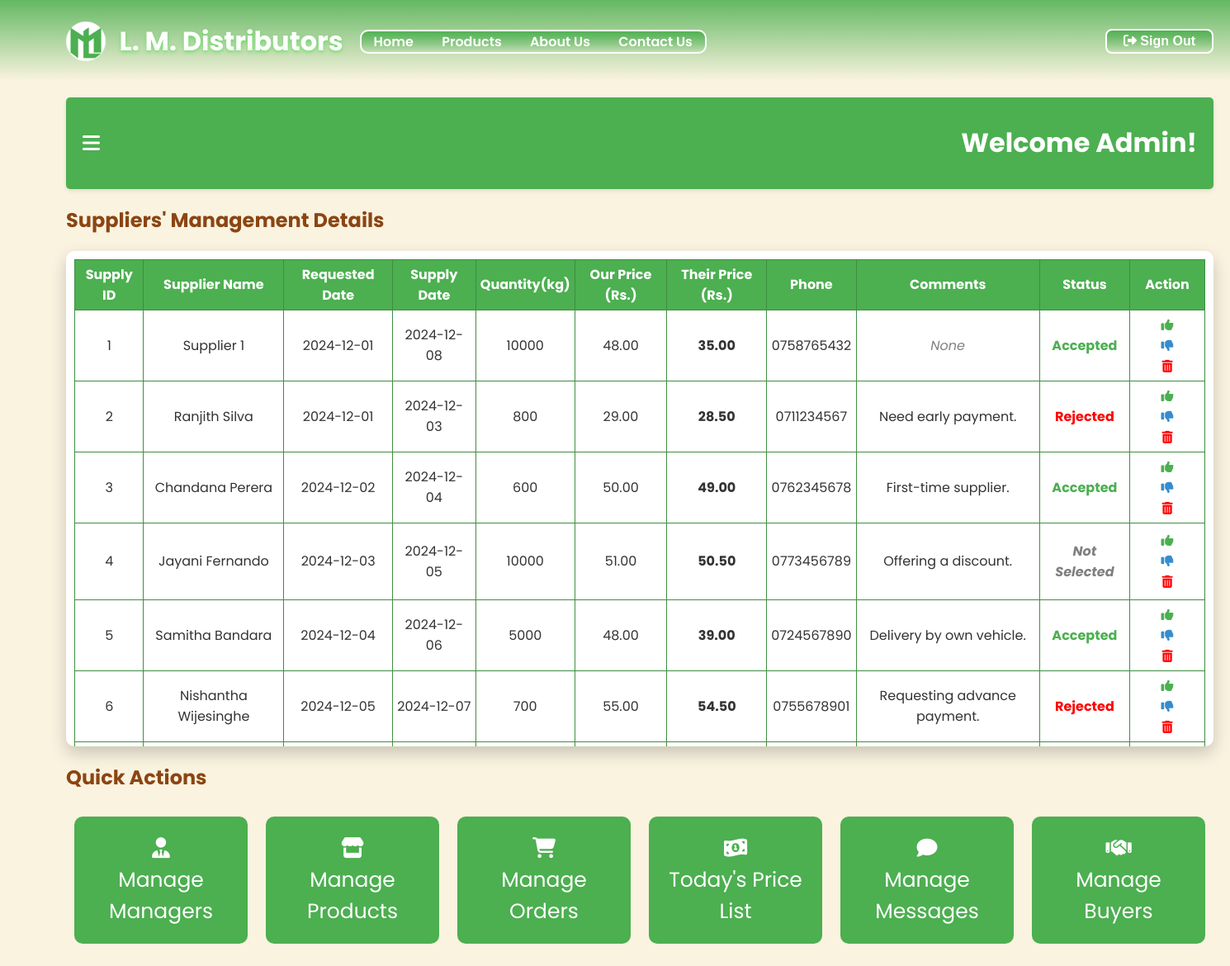
The page /supplyManagement.php (signed in) on the database as committed earlier.
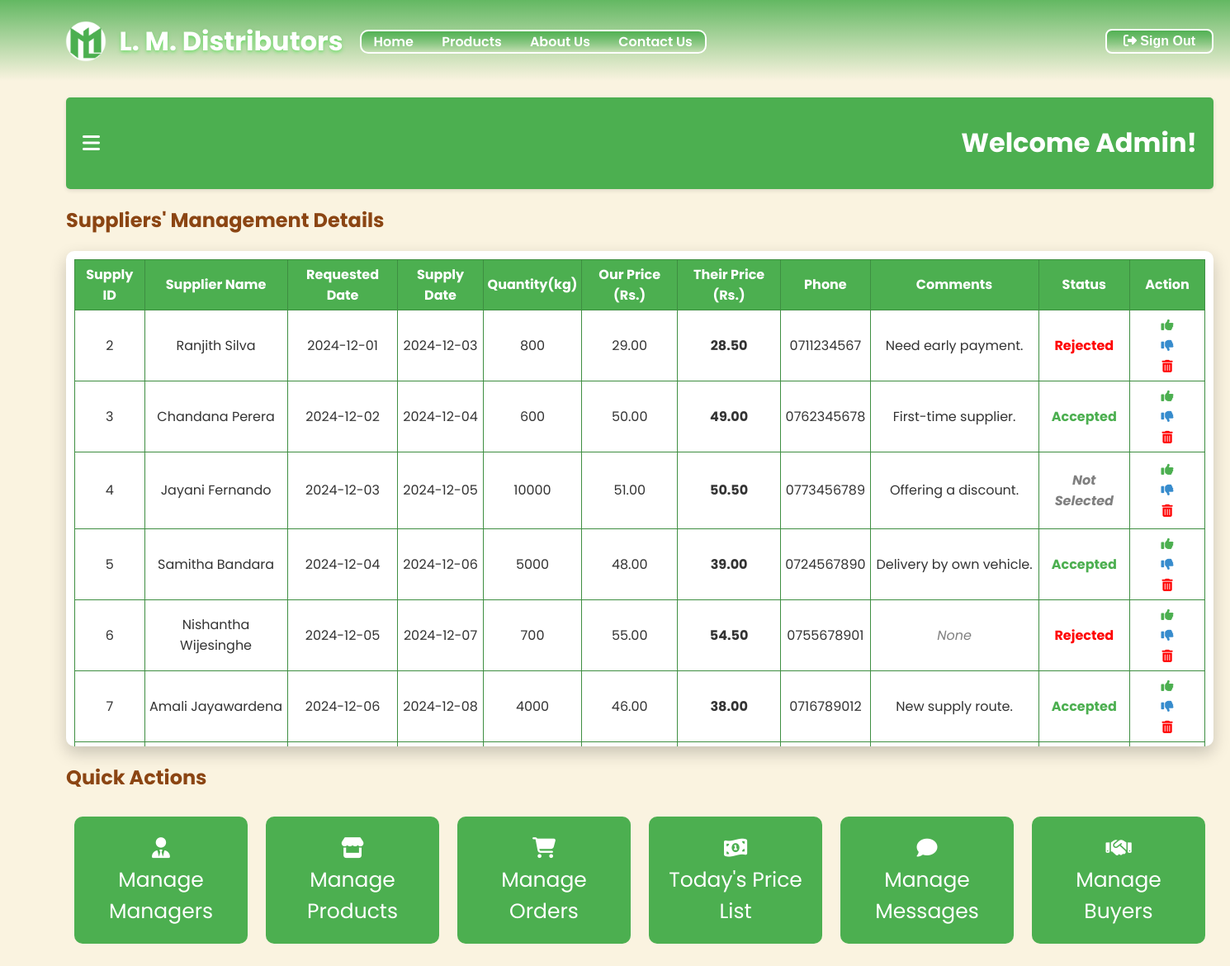
The same page on the database as committed later.
### tables this page shows
CREATE TABLE `supplier` (
  `supplyID` int(11) NOT NULL,
  `name` varchar(255) NOT NULL,
  `reqDate` date NOT NULL,
  `supplyDate` date NOT NULL,
  `quantity` int(11) NOT NULL,
  `ourPrice` decimal(10,2) DEFAULT NULL,
  `theirPrice` decimal(10,2) NOT NULL,
  `phone` varchar(15) NOT NULL,
  `comments` text DEFAULT NULL,
  `status` enum('Not Selected','Accepted','Rejected') NOT NULL
);

### supplyManagement.php (the view, shortened to what this page needs)
<?php
    include_once 'config.php';
    if(!isset($_SESSION['user_fName'])) {
        header('Location: login.php');
        exit();
    }
    else {
        $dob = $_SESSION['user_dob'];
        $today = date('m-d');
        $birthday = date('m-d', strtotime($dob));
        if($birthday == $today) {
            $greeting = "Happy birthday ".htmlspecialchars($_SESSION['user_fName'])."!";
        }
        else {
            $greeting = "Welcome ".htmlspecialchars($_SESSION['user_fName'])."!";
        }
    }
    $query = "SELECT * FROM supplier";
    $result = mysqli_query($conn, $query);
?>
<!DOCTYPE html>
<html lang="en">
<head>
    <link rel="stylesheet" href="./css/supplyManagement.css">
    <link rel="stylesheet" href="https://cdnjs.cloudflare.com/ajax/libs/font-awesome/6.0.0-beta3/css/all.min.css">
</head>
<body>
    <?php include 'header.php'; ?>
    <div class="container">
        <div class="main-content">
            <div class="topbar">
                <i class="fas fa-bars" id="toggle-sidebar" title="Open Dashboard"></i>
                <h1><?php echo $greeting; ?></h1>
            </div>
            <h2 class="displaySuppliersH2">Suppliers' Management Details</h2>
            <center>
            <div class="displaySuppliers">
                <div class="custom-scroll">
                    <div class="content" id="scrollable-content">
                        <table class="listTable" border="1px">
                            <tr>
                                <th class="supplyID">Supply ID</th>
                                <th class="supplierName">Supplier Name</th>
                                <th class="reqDate">Requested Date</th>
                                <th class="supplyDate">Supply Date</th>
                                <th class="supplyQuantity">Quantity(kg)</th>
                                <th class="ourPrice">Our Price (Rs.)</th>
                                <th class="theirPrice">Their Price (Rs.)</th>
                                <th class="Phone">Phone</th>
                                <th class="comments">Comments</th>
                                <th class="tStatus">Status</th>
                                <th class="tAction">Action</th>
                            </tr>
                            <?php while($row = $result->fetch_assoc()):?>
                            <tr>
                                <td class="supplyID"><?php echo htmlspecialchars($row['supplyID']); ?></td>
                                <td class="supplierName"><?php echo htmlspecialchars($row['name']); ?></td>
                                <td class="reqDate"><?php echo htmlspecialchars($row['reqDate']); ?></td>
                                <td class="supplyDate"><?php echo htmlspecialchars($row['supplyDate']); ?></td>
                                <td class="supplyQuantity"><?php echo htmlspecialchars($row['quantity']); ?></td>
                                <td class="ourPrice"><?php echo htmlspecialchars($row['ourPrice']); ?></td>
                                <td class="theirPrice"><?php echo htmlspecialchars($row['theirPrice']); ?></td>
                                <td class="Phone"><?php echo htmlspecialchars($row['phone']); ?></td>
                                <td class="comments">
                                    <?php echo !empty(htmlspecialchars($row['comments'])) ? htmlspecialchars($row['comments']) : "<em class='none'>None</em>"; ?>
                                </td>
                                <td class="tStatus">
                                    <?php
                                        if(htmlspecialchars($row['status']) == 'Accepted') {
                                            echo "<p class='acceptStatus'>".htmlspecialchars($row['status'])."</p>";
                                        }
                                        else if(htmlspecialchars($row['status']) == 'Rejected') {
                                            echo "<p class='rejectStatus'>".htmlspecialchars($row['status'])."</p>";
                                        }
                                        else {
                                            echo "<p class='pendingStatus'>".htmlspecialchars($row['status'])."</p>";
                                        }
                                    ?>
                                </td>
                                <td class="tAction actionBtns">
                                    <form method="POST" action="">
                                        <button type="submit" class="actionBtn" name="acceptBtn">
                                            <i class="fa-solid fa-thumbs-up" title="Accept"></i>
                                        </button>
                                    </form>
                                    <form method="POST" action="">
                                        <button type="submit" class="actionBtn" name="rejectBtn">
                                            <i class="fa-solid fa-thumbs-down" title="Reject"></i>
                                        </button>
                                    </form>
                                    <form method="POST" action="" onsubmit="return confirmDelete();">
                                        <button type="submit" class="actionBtn" name="deleteBtn">
                                            <i class="fa-solid fa-trash-can" title="Delete"></i>
                                        </button>
                                    </form>
                                </td>
                            </tr>
                            <?php endwhile;?>
                        </table>
                    </div>
                </div>
            </div>
            </center>
            <h2 class="quickH2">Quick Actions</h2>
            <div class="quick">
                <div class="card">
                    <a href="./manageManagers.php" title="Managers Management"><i class="fas fa-user-tie"></i><br>Manage Managers</a>
                </div>
                <div class="card">
                    <a href="./manageProducts.php" title="Products Management"><i class="fa-solid fa-store"></i><br>Manage Products</a>
                </div>
                <div class="card">
                    <a href="./manageOrders.php" title="Orders Management"><i class="fa-solid fa-cart-shopping"></i><br>Manage Orders</a>
                </div>
                <div class="card">
                    <a href="./todayPrice.php" title="Buyers & Sellers price list"><i class="fa-solid fa-money-bill-1-wave"></i><br>Today's Price List</a>
                </div>
                <div class="card">
                    <a href="./manageMessages.php" title="Messages Management"><i class="fa-solid fa-comment"></i><br>Manage Messages</a>
                </div>
                <div class="card">
                    <a href="./buyersManagement.php" title="Buyers Management"><i class="fa-solid fa-handshake"></i><br>Manage Buyers</a>
                </div>
            </div>
        </div>
    </div>
</body>
</html>

### header.php (shortened to what this page needs)
<!DOCTYPE html>
<html lang="en">
<head>
    <link rel="stylesheet" href="./css/header.css">
</head>
<body>
    <header class="header">
        <div class="header-container">
            <div class="logo">
                <a id="lm" href="./index.php"><img src="./images/LMDistributors-logo2-01.png" alt="L. M. Distributors Logo"></a>
                <h1><a id="lm" href="./index.php">L. M. Distributors</a></h1>
            </div>
            <div class="bar">
                <nav class="nav-links">
                    <a href="./index.php" title="Home">Home</a>
                    <a href="./products.php" title="Products">Products</a>
                    <a href="./about.php" title="About L.M. Distributors">About Us</a>
                    <a href="./contact.php" title="Contact">Contact Us</a>
                </nav>
            </div>
        </div>
        <?php
            if(isset($_SESSION['user_fName'])) {
                echo "<div class='logout'>
                        <button>
                            <a href='./logout.php' title='Sign Out'><i class='fa-solid fa-right-from-bracket'></i> Sign Out</a>
                        </button>
                    </div>";
            }
            else {
                echo "<div class='loginBtns'>
                        <button id='hLogin' onclick=\"window.location.href='./login.php'\" title='Login'>Sign In</button>
                        <button id='hLSignup' onclick=\"window.location.href='./register.php'\" title='Register'>Sign Up</button>
                    </div>";
            }
        ?>
    </header>
</body>
</html>

### css/supplyManagement.css (style rules this page uses)
body { margin: 0; font-family: 'Poppins', sans-serif; background-color: #FAF3E0; color: #333; }
.container { display: flex; height: 100vh; }
.main-content { flex-grow: 1; padding: 20px; margin-left: 60px; }
.topbar { display: flex; align-items: center; justify-content: space-between; padding: 10px 20px; background-color: #4CAF50; border-radius: 5px; box-shadow: 0 2px 5px rgba(0, 0, 0, 0.1); }
.topbar i { font-size: 24px; cursor: pointer; color: #fff; }
.topbar h1 { color: #fff; }
.custom-scroll { border: none; border-radius: 10px; background-color: #fff; width: fit-content; max-height: 600px; height: fit-content; overflow: hidden; position: relative; box-shadow: 0 8px 20px rgba(0, 0, 0, 0.2); animation: fadeIn 1s ease-in-out; }
.content { max-height: 600px; height: fit-content; overflow-y: scroll; overflow-x: scroll; scroll-behavior: smooth; padding: 10px; box-sizing: content-box; }
.listTable { border-collapse: collapse; border: 1px solid #3E8E41; }
.listTable th { background-color: #4CAF50; color: #fff; padding: 5px; }
.listTable td { text-align: center; background-color: #fff; padding: 5px; }
.theirPrice { font-weight: bold; }
.comments { max-width: 250px; }
.none { color: gray; font-style: italic; }
.acceptStatus { color: #4CAF50; font-weight: bold; }
.rejectStatus { color: red; font-weight: bold; }
.pendingStatus { color: gray; font-style: italic; font-weight: bold; }
.tAction { width: 80px; }
.actionBtn { border: none !important; background-color: transparent !important; font-size: 15px; }
.fa-thumbs-up { color: #4CAF50; cursor: pointer; }
.fa-thumbs-down { color: #378ccd; cursor: pointer; }
.fa-trash-can { color: red; cursor: pointer; }
.quick { display: flex; justify-content: space-between; }
.quickH2, .displaySuppliersH2 { font-size: 24px; color: #8B4513; margin-bottom: 20px; }
.card { border: none; border-radius: 10px; padding: 20px; margin: 10px; width: 170px; background-color: #4CAF50; cursor: pointer; text-align: center; transition: transform 1s ease; }
.card a { text-decoration: none; font-size: 25px; color: #fff; }

### css/header.css (style rules this page uses)
.header { background: linear-gradient(to bottom, #4caf4fdd, rgba(76, 175, 79, 0)); padding: 5px 20px 2px 20px; display: flex; justify-content: space-between; align-items: center; position: sticky; top: 0; z-index: 10; }
.header-container { display: flex; align-items: center; width: 100%; max-width: 1200px; margin: auto; }
.header .logo h1 a { color: #fff; text-shadow: 0px 2px 4px rgba(44, 223, 47, 0.53); text-decoration: none; }
.header .logo { display: flex; }
.header .logo img { width: 50px; margin: auto; padding-right: 15px; padding-top: 20px; }
.header .nav-links a { color: #fff; text-decoration: none; margin: 0 15px; font-weight: 600; transition: color 0.3s; }
.header .bar { border: 2px solid #fff; background: linear-gradient(to bottom, #4caf4fed, rgba(76, 175, 79, 0)); border-radius: 10px; margin-left: 20px; }
.header { display: flex; align-items: center; }
.logout button { font-size: 16px; font-weight: bold; background: linear-gradient(to bottom, #4caf4fed, rgba(76, 175, 79, 0)); top: 10px; padding: 4px 20px; border: 2px solid #fff; border-radius: 8px; cursor: pointer; }
.logout a { color: #fff; text-decoration: none; }

Rows that differ between the two databases and show on the page:
removed supplier: supplyID "1", name "Supplier 1", reqDate "2024-12-01", supplyDate "2024-12-08", quantity "10000", ourPrice "48.00", theirPrice "35.00", phone "0758765432", comments "None", status "Accepted"
changed supplier "Nishantha Wijesinghe": comments "Requesting advance payment." → (not shown); now shows "None"
now on this page (row edited): supplier: supplyID "7", name "Amali Jayawardena", reqDate "2024-12-06", supplyDate "2024-12-08", quantity "4000", ourPrice "46.00", theirPrice "38.00", phone "0716789012", comments "New supply route.", status "Accepted"
